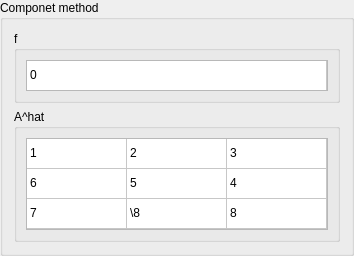
            <widget class="QGroupBox" name="componentfABox">
             <property name="sizePolicy">
              <sizepolicy hsizetype="Preferred" vsizetype="Minimum">
               <horstretch>0</horstretch>
               <verstretch>0</verstretch>
              </sizepolicy>
             </property>
             <property name="title">
              <string>Componet method</string>
             </property>
             <layout class="QVBoxLayout" name="verticalLayout_25">
              <item>
               <widget class="QGroupBox" name="componentfBox">
                <property name="title">
                 <string>f</string>
                </property>
                <layout class="QVBoxLayout" name="verticalLayout_35">
                 <item>
                  <widget class="QTableWidget" name="componentfTableWidget">
                   <property name="sizePolicy">
                    <sizepolicy hsizetype="Expanding" vsizetype="Maximum">
                     <horstretch>0</horstretch>
                     <verstretch>0</verstretch>
                    </sizepolicy>
                   </property>
                   <property name="maximumSize">
                    <size>
                     <width>16777215</width>
                     <height>31</height>
                    </size>
                   </property>
                   <property name="verticalScrollBarPolicy">
                    <enum>Qt::ScrollBarPolicy::ScrollBarAlwaysOff</enum>
                   </property>
                   <property name="horizontalScrollBarPolicy">
                    <enum>Qt::ScrollBarPolicy::ScrollBarAlwaysOff</enum>
                   </property>
                   <property name="sizeAdjustPolicy">
                    <enum>QAbstractScrollArea::SizeAdjustPolicy::AdjustToContents</enum>
                   </property>
                   <property name="editTriggers">
                    <set>QAbstractItemView::EditTrigger::NoEditTriggers</set>
                   </property>
                   <property name="selectionMode">
                    <enum>QAbstractItemView::SelectionMode::NoSelection</enum>
                   </property>
                   <property name="supportedDragActions">
                    <set>Qt::DropAction::IgnoreAction</set>
                   </property>
                   <attribute name="horizontalHeaderVisible">
                    <bool>false</bool>
                   </attribute>
                   <attribute name="horizontalHeaderStretchLastSection">
                    <bool>true</bool>
                   </attribute>
                   <attribute name="verticalHeaderVisible">
                    <bool>false</bool>
                   </attribute>
                   <row>
                    <property name="text">
                     <string>0</string>
                    </property>
                   </row>
                   <column>
                    <property name="text">
                     <string>0</string>
                    </property>
                   </column>
                   <item row="0" column="0">
                    <property name="text">
                     <string>0</string>
                    </property>
                   </item>
                  </widget>
                 </item>
                </layout>
               </widget>
              </item>
              <item>
               <widget class="QGroupBox" name="componentAMatBox">
                <property name="title">
                 <string>A^hat</string>
                </property>
                <layout class="QVBoxLayout" name="verticalLayout_36">
                 <item>
                  <widget class="QTableWidget" name="componentAMatTableWidget">
                   <property name="verticalScrollBarPolicy">
                    <enum>Qt::ScrollBarPolicy::ScrollBarAlwaysOff</enum>
                   </property>
                   <property name="horizontalScrollBarPolicy">
                    <enum>Qt::ScrollBarPolicy::ScrollBarAlwaysOff</enum>
                   </property>
                   <property name="sizeAdjustPolicy">
                    <enum>QAbstractScrollArea::SizeAdjustPolicy::AdjustToContents</enum>
                   </property>
                   <property name="editTriggers">
                    <set>QAbstractItemView::EditTrigger::NoEditTriggers</set>
                   </property>
                   <property name="selectionMode">
                    <enum>QAbstractItemView::SelectionMode::NoSelection</enum>
                   </property>
                   <property name="supportedDragActions">
                    <set>Qt::DropAction::IgnoreAction</set>
                   </property>
                   <attribute name="horizontalHeaderVisible">
                    <bool>false</bool>
                   </attribute>
                   <attribute name="horizontalHeaderStretchLastSection">
                    <bool>true</bool>
                   </attribute>
                   <attribute name="verticalHeaderVisible">
                    <bool>false</bool>
                   </attribute>
                   <row>
                    <property name="text">
                     <string>0</string>
                    </property>
                   </row>
                   <row>
                    <property name="text">
                     <string>1</string>
                    </property>
                   </row>
                   <row>
                    <property name="text">
                     <string>2</string>
                    </property>
                   </row>
                   <column>
                    <property name="text">
                     <string>0</string>
                    </property>
                   </column>
                   <column>
                    <property name="text">
                     <string>1</string>
                    </property>
                   </column>
                   <column>
                    <property name="text">
                     <string>2</string>
                    </property>
                   </column>
                   <item row="0" column="0">
                    <property name="text">
                     <string>1</string>
                    </property>
                   </item>
                   <item row="0" column="1">
                    <property name="text">
                     <string>2</string>
                    </property>
                   </item>
                   <item row="0" column="2">
                    <property name="text">
                     <string>3</string>
                    </property>
                   </item>
                   <item row="1" column="0">
                    <property name="text">
                     <string>6</string>
                    </property>
                   </item>
                   <item row="1" column="1">
                    <property name="text">
                     <string>5</string>
                    </property>
                   </item>
                   <item row="1" column="2">
                    <property name="text">
                     <string>4</string>
                    </property>
                   </item>
                   <item row="2" column="0">
                    <property name="text">
                     <string>7</string>
                    </property>
                   </item>
                   <item row="2" column="1">
                    <property name="text">
                     <string>\8</string>
                    </property>
                   </item>
                   <item row="2" column="2">
                    <property name="text">
                     <string>8</string>
                    </property>
                   </item>
                  </widget>
                 </item>
                </layout>
               </widget>
              </item>
             </layout>
            </widget>
